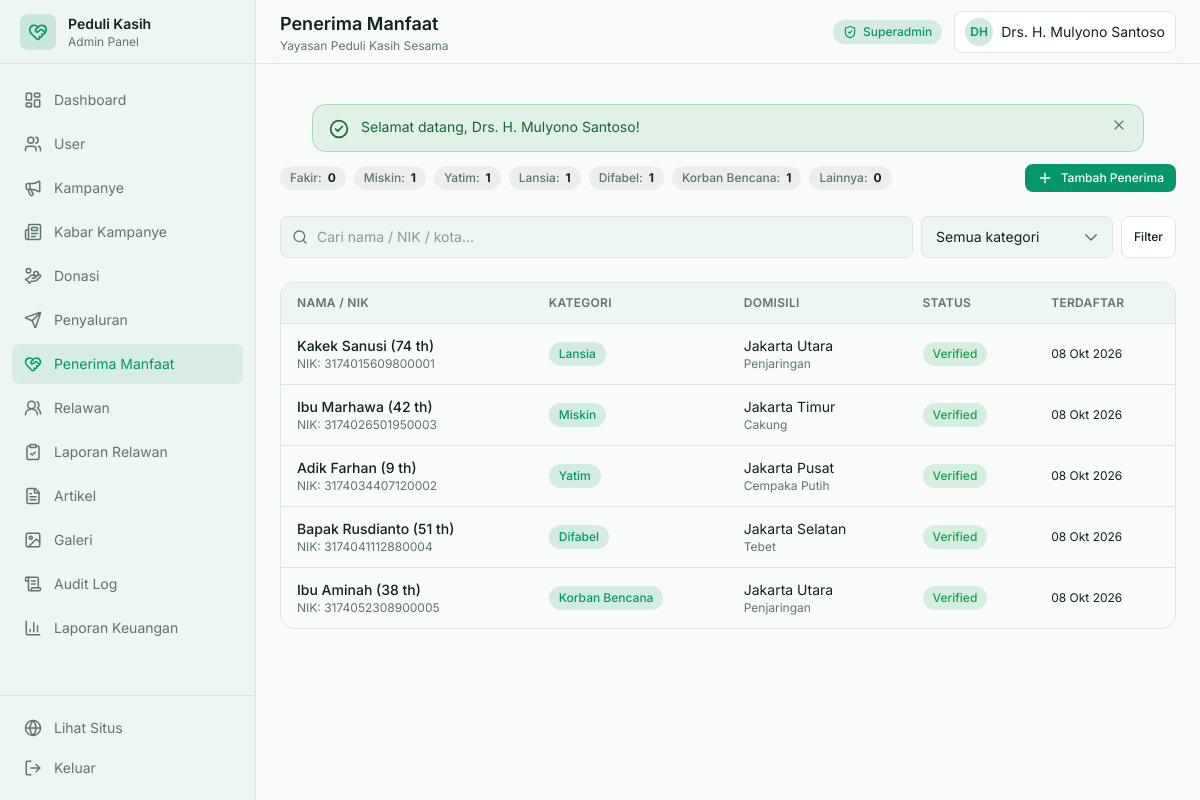
The app's page /admin/beneficiaries (signed in) with its own data.
### tables this page shows
CREATE TABLE `beneficiaries` (
  `id` INT UNSIGNED AUTO_INCREMENT PRIMARY KEY,
  `nik` VARCHAR(30) NOT NULL UNIQUE,
  `name` VARCHAR(150) NOT NULL,
  `category` ENUM('fakir', 'miskin', 'yatim', 'lansia', 'difabel', 'korban_bencana', 'lainnya') NOT NULL,
  `phone` VARCHAR(30) NULL,
  `address` TEXT NOT NULL,
  `village` VARCHAR(100) NULL,
  `district` VARCHAR(100) NULL,
  `city` VARCHAR(100) NOT NULL DEFAULT 'Jakarta',
  `eligibility_status` ENUM('verified', 'pending', 'rejected') NOT NULL DEFAULT 'verified',
  `notes` TEXT NULL,
  `created_at` TIMESTAMP DEFAULT CURRENT_TIMESTAMP,
  `updated_at` TIMESTAMP DEFAULT CURRENT_TIMESTAMP ON UPDATE CURRENT_TIMESTAMP,
  `deleted_at` TIMESTAMP NULL DEFAULT NULL,
  INDEX `idx_category` (`category`),
  INDEX `idx_eligibility` (`eligibility_status`)
);

### app/Core/View.php (called while the page is built, shortened)
<?php
class View
{
    public function render(string $viewPath, array $data = [], ?string $layout = 'public'): string
    {
        $viewFile = __DIR__ . '/../Views/' . str_replace('.', '/', $viewPath) . '.php';
        $layoutName = $data['layout'] ?? $layout;
        extract($data, EXTR_SKIP);
        include $viewFile;
        $content = ob_get_clean();
        if ($layoutName) {
            $layoutFile = __DIR__ . '/../Views/layouts/' . $layoutName . '.php';
            if (file_exists($layoutFile)) {
                return ob_get_clean();
            }
        }
        return $content;
    }
}

### app/Controllers/AdminController.php (called while the page is built, shortened)
<?php
class AdminController extends Controller
{
    public function beneficiaries(): void
    {
        $model = new Beneficiary();
        $filters = [
            'category' => (string) ($this->input('kategori') ?? ''),
            'search'   => (string) ($this->input('q') ?? ''),
        ];
        $this->render('admin/beneficiaries', [
            'title'        => 'Penerima Manfaat',
            'beneficiaries'=> $model->all(array_filter($filters)),
            'byCategory'   => $model->countByCategory(),
            'categories'   => Beneficiary::categoryLabels(),
            'filters'      => $filters,
        ]);
    }
}

### public/index.php (called while the page is built, shortened)
<?php
$scriptName = str_replace('\\', '/', $_SERVER['SCRIPT_NAME'] ?? '/index.php');
$basePath = rtrim(dirname($scriptName), '/');
$uri = parse_url($_SERVER['REQUEST_URI'] ?? '/', PHP_URL_PATH) ?: '/';
$path = trim($uri, '/');
$router = new Router();
$router->get('', [\App\Controllers\HomeController::class, 'index']);
$router->get('tentang', [\App\Controllers\HomeController::class, 'about']);
$router->get('kontak', [\App\Controllers\HomeController::class, 'contact']);
$router->get('artikel', [\App\Controllers\ArticleController::class, 'index']);
$router->get('artikel/{slug}', [\App\Controllers\ArticleController::class, 'show']);
$router->get('galeri', [\App\Controllers\GalleryController::class, 'index']);
$router->get('login', [\App\Controllers\AuthController::class, 'showLogin'], 'guest');
$router->post('login', [\App\Controllers\AuthController::class, 'login'], 'guest');
$router->get('register', [\App\Controllers\AuthController::class, 'showRegister'], 'guest');
$router->post('register', [\App\Controllers\AuthController::class, 'register'], 'guest');
$router->get('logout', [\App\Controllers\AuthController::class, 'logout']);
$router->get('campaigns', [\App\Controllers\CampaignController::class, 'index']);
$router->get('campaigns/{id}', [\App\Controllers\CampaignController::class, 'show']);
$router->post('campaigns/{id}/donate', [\App\Controllers\DonationController::class, 'store']);
$router->get('volunteer/events', [\App\Controllers\VolunteerController::class, 'listEvents']);
$router->get('volunteer/events/{id}/register', [\App\Controllers\VolunteerController::class, 'showRegister'], 'auth');
$router->post('volunteer/events/{id}/register', [\App\Controllers\VolunteerController::class, 'register'], 'auth');
$router->get('volunteer/reports', [\App\Controllers\VolunteerController::class, 'myReports'], 'auth');
$router->get('volunteer/events/{id}/report', [\App\Controllers\VolunteerController::class, 'showReport'], 'auth');
$router->post('volunteer/events/{id}/report', [\App\Controllers\VolunteerController::class, 'storeReport'], 'auth');
$router->get('admin', [\App\Controllers\AdminController::class, 'dashboard'], 'admin');
$router->get('admin/dashboard', [\App\Controllers\AdminController::class, 'dashboard'], 'admin');
$router->get('admin/users', [\App\Controllers\AdminController::class, 'users'], 'admin');
$router->post('admin/users/{id}/status', [\App\Controllers\AdminController::class, 'updateUserStatus'], 'admin');
$router->get('admin/campaigns', [\App\Controllers\AdminController::class, 'campaigns'], 'admin');
$router->get('admin/campaigns/create', [\App\Controllers\AdminController::class, 'createCampaign'], 'admin');
$router->post('admin/campaigns', [\App\Controllers\AdminController::class, 'storeCampaign'], 'admin');
$router->get('admin/campaigns/{id}/edit', [\App\Controllers\AdminController::class, 'editCampaign'], 'admin');
$router->post('admin/campaigns/{id}', [\App\Controllers\AdminController::class, 'updateCampaign'], 'admin');
$router->post('admin/campaigns/{id}/delete', [\App\Controllers\AdminController::class, 'deleteCampaign'], 'admin');
$router->get('admin/donations', [\App\Controllers\AdminController::class, 'donations'], 'admin');
$router->post('admin/donations/{id}/verify', [\App\Controllers\AdminController::class, 'verifyDonation'], 'admin');
$router->post('admin/donations/{id}/reject', [\App\Controllers\AdminController::class, 'rejectDonation'], 'admin');
$router->get('admin/disbursements', [\App\Controllers\AdminController::class, 'disbursements'], 'admin');
$router->get('admin/disbursements/create', [\App\Controllers\AdminController::class, 'createDisbursement'], 'admin');
$router->post('admin/disbursements', [\App\Controllers\AdminController::class, 'storeDisbursement'], 'admin');
$router->get('admin/beneficiaries', [\App\Controllers\AdminController::class, 'beneficiaries'], 'admin');
$router->get('admin/beneficiaries/create', [\App\Controllers\AdminController::class, 'createBeneficiary'], 'admin');
$router->post('admin/beneficiaries', [\App\Controllers\AdminController::class, 'storeBeneficiary'], 'admin');
$router->get('admin/volunteers', [\App\Controllers\AdminController::class, 'volunteers'], 'admin');
$router->post('admin/volunteers/{id}/status', [\App\Controllers\AdminController::class, 'updateVolunteerStatus'], 'admin');
$router->get('admin/articles', [\App\Controllers\AdminArticleController::class, 'index'], 'admin');
$router->get('admin/articles/create', [\App\Controllers\AdminArticleController::class, 'create'], 'admin');
$router->post('admin/articles', [\App\Controllers\AdminArticleController::class, 'store'], 'admin');
$router->get('admin/articles/{id}/edit', [\App\Controllers\AdminArticleController::class, 'edit'], 'admin');
$router->post('admin/articles/{id}', [\App\Controllers\AdminArticleController::class, 'update'], 'admin');
$router->post('admin/articles/{id}/delete', [\App\Controllers\AdminArticleController::class, 'destroy'], 'admin');
$router->get('admin/gallery', [\App\Controllers\AdminGalleryController::class, 'index'], 'admin');
$router->post('admin/gallery', [\App\Controllers\AdminGalleryController::class, 'store'], 'admin');
$router->post('admin/gallery/{id}/delete', [\App\Controllers\AdminGalleryController::class, 'destroy'], 'admin');
$router->get('admin/campaign-updates', [\App\Controllers\AdminCampaignUpdateController::class, 'index'], 'admin');
$router->post('admin/campaign-updates', [\App\Controllers\AdminCampaignUpdateController::class, 'store'], 'admin');
$router->post('admin/campaign-updates/{id}/delete', [\App\Controllers\AdminCampaignUpdateController::class, 'destroy'], 'admin');
$router->get('admin/field-reports', [\App\Controllers\AdminFieldReportController::class, 'index'], 'admin');
$router->post('admin/field-reports/{id}/status', [\App\Controllers\AdminFieldReportController::class, 'updateStatus'], 'admin');
$router->get('admin/audit-logs', [\App\Controllers\AdminAuditLogController::class, 'index'], 'admin');
$router->get('admin/reports', [\App\Controllers\ReportController::class, 'financial'], 'admin');
$router->get('admin/reports/download', [\App\Controllers\ReportController::class, 'exportCsv'], 'admin');
$router->get('api/donations/monthly', [\App\Controllers\DonationController::class, 'monthly']);
$router->dispatch($_SERVER['REQUEST_METHOD'] ?? 'GET', $path, $basePath);

### app/Core/Helper.php (called while the page is built, shortened)
<?php
class Helper
{
    public static function e($value): string
    {
        return htmlspecialchars((string) ($value ?? ''), ENT_QUOTES, 'UTF-8');
    }
    public static function tanggal($date, bool $withTime = false): string
    {
        $ts = is_numeric($date) ? (int) $date : strtotime((string) $date);
        $bulan = [1 => 'Jan', 'Feb', 'Mar', 'Apr', 'Mei', 'Jun', 'Jul', 'Agu', 'Sep', 'Okt', 'Nov', 'Des'];
        $out = date('d', $ts) . ' ' . $bulan[(int) date('n', $ts)] . ' ' . date('Y', $ts);
        return $out;
    }
    public static function url(string $path = ''): string
    {
        $base = defined('BASE_URL') ? BASE_URL : '';
        return $base . '/' . ltrim($path, '/');
    }
}

### app/Core/Model.php (called while the page is built, shortened)
<?php
class Model
{
    protected static ?PDO $connection = null;
    protected PDO $pdo;
    public function __construct()
    {
        $this->pdo = self::connection();
    }
    public static function connection(): PDO
    {
        if (self::$connection === null) {
            self::$connection = require __DIR__ . '/../../config/database.php';
        }
        return self::$connection;
    }
    protected function query(string $sql, array $params = []): \PDOStatement
    {
        $stmt = $this->pdo->prepare($sql);
        $stmt->execute($params);
        return $stmt;
    }
    protected function fetchAll(string $sql, array $params = []): array
    {
        return $this->query($sql, $params)->fetchAll();
    }
}

### config/database.php (called while the page is built)
<?php
$host    = getenv('DB_HOST') ?: '127.0.0.1';
$port    = getenv('DB_PORT') ?: '3306';
$name    = getenv('DB_NAME') ?: 'yayasan_pedulikasih';
$user    = getenv('DB_USER') ?: 'root';
$pass    = getenv('DB_PASS') !== false ? getenv('DB_PASS') : '';
$charset = 'utf8mb4';
$dsn = "mysql:host={$host};port={$port};dbname={$name};charset={$charset}";
try {
    $pdo = new PDO($dsn, $user, $pass, [
        PDO::ATTR_ERRMODE            => PDO::ERRMODE_EXCEPTION,
        PDO::ATTR_DEFAULT_FETCH_MODE => PDO::FETCH_ASSOC,
        PDO::ATTR_EMULATE_PREPARES   => false,
        PDO::ATTR_STRINGIFY_FETCHES  => false,
    ]);
    $pdo->exec("SET time_zone = '+07:00'");
    return $pdo;
} catch (PDOException $e) {
    http_response_code(500);
    $safeMessage = htmlspecialchars($e->getMessage(), ENT_QUOTES, 'UTF-8');
    echo '<!doctype html><html lang="id"><head><meta charset="utf-8"><title>Koneksi Database Gagal</title></head>'
        . '<body style="font-family:system-ui,sans-serif;background:#F8FBF9;color:#10231C;padding:3rem;line-height:1.6">'
        . '<h1 style="color:#EF4444">Koneksi database gagal</h1>'
        . '<p style="color:#5E756B">Pastikan MySQL/MariaDB Laragon berjalan dan database <code>yayasan_pedulikasih</code> sudah diimpor dari <code>database.sql</code>.</p>'
        . '<pre style="background:#EEF6F1;border:1px solid #D9E7E0;padding:1rem;border-radius:.75rem;overflow:auto;color:#B91C1C">' . $safeMessage . '</pre>'
        . '</body></html>';
    exit;
}

### app/Models/Beneficiary.php (called while the page is built, shortened)
<?php
class Beneficiary extends Model
{
    public function all(array $filters = []): array
    {
        $sql = 'SELECT * FROM beneficiaries WHERE deleted_at IS NULL';
        $params = [];
        $sql .= ' ORDER BY created_at DESC';
        return $this->fetchAll($sql, $params);
    }
}

### app/Views/admin/beneficiaries.php (the view, shortened to what this page needs)
<?php
$beneficiaries = $beneficiaries ?? [];
$byCategory    = $byCategory ?? [];
$categories    = $categories ?? [];
$filters       = $filters ?? [];
?>
<div class="space-y-6">
    <div class="flex flex-col justify-between gap-4 lg:flex-row lg:items-center">
        <div class="flex flex-wrap gap-2">
            <?php foreach ($categories as $key => $label): ?>
                <span class="badge-muted"><?= $label ?>: <strong class="text-ink"><?= (int) ($byCategory[$key] ?? 0) ?></strong></span>
            <?php endforeach; ?>
        </div>
        <a href="<?= Helper::url('admin/beneficiaries/create') ?>" class="btn-primary btn-sm">
            <i data-lucide="plus" class="h-4 w-4"></i> Tambah Penerima
        </a>
    </div>
    <form method="get" action="<?= Helper::url('admin/beneficiaries') ?>" class="flex flex-col gap-2 sm:flex-row">
        <div class="relative flex-1">
            <input type="search" name="q" class="input pl-9" placeholder="Cari nama / NIK / kota..."
                   value="<?= Helper::e($filters['search'] ?? '') ?>">
        </div>
        <select name="kategori" class="select sm:w-48">
            <option value="">Semua kategori</option>
        </select>
        <button class="btn-outline btn-sm" type="submit">Filter</button>
    </form>
    <div class="table-wrap">
        <table class="table">
            <thead>
                <tr>
                    <th>Nama / NIK</th>
                    <th>Kategori</th>
                    <th>Domisili</th>
                    <th>Status</th>
                    <th>Terdaftar</th>
                </tr>
            </thead>
            <tbody>
                <?php if ($beneficiaries): ?>
                    <?php foreach ($beneficiaries as $b): ?>
                        <tr>
                            <td>
                                <p class="text-sm font-medium text-ink"><?= Helper::e($b['name']) ?></p>
                                <p class="text-xs text-ink-soft">NIK: <?= Helper::e($b['nik']) ?></p>
                            </td>
                            <td><span class="badge-accent"><?= Helper::e($categories[$b['category']] ?? $b['category']) ?></span></td>
                            <td class="text-sm text-ink-soft">
                                <?= Helper::e($b['city']) ?>
                                <?php if (!empty($b['district'])): ?>
                                    <p class="text-xs text-ink-soft"><?= Helper::e($b['district']) ?></p>
                                <?php endif; ?>
                            </td>
                            <td>
                                <span class="<?= $b['eligibility_status'] === 'verified' ? 'badge-success' : ($b['eligibility_status'] === 'pending' ? 'badge-warning' : 'badge-danger') ?>">
                                    <?= ucfirst($b['eligibility_status']) ?>
                                </span>
                            </td>
                            <td class="whitespace-nowrap text-xs text-ink-soft"><?= Helper::tanggal($b['created_at']) ?></td>
                        </tr>
                    <?php endforeach; ?>
                <?php else: ?>
                    <tr><td colspan="5" class="text-center text-ink-soft">Belum ada penerima manfaat.</td></tr>
                <?php endif; ?>
            </tbody>
        </table>
    </div>
</div>

### app/Core/Router.php (shortened to what this page needs)
<?php
class Router
{
    private array $routes = [];
    private function add(string $method, string $pattern, array $handler, ?string $middleware): void
    {
        $this->routes[] = compact('method', 'pattern', 'handler', 'middleware');
    }
    private function compile(string $pattern): string
    {
        $pattern = trim($pattern, '/');
        if ($pattern === '') {
            return '#^$#';
        }
        $regex = preg_replace('#\{([a-zA-Z_][a-zA-Z0-9_]*)\}#', '([^/]+)', $pattern);
        return '#^' . $regex . '/?$#';
    }
    public function dispatch(string $method, string $path, string $basePath = ''): void
    {
        $method = strtoupper($method);
        $path = trim($path, '/');
        foreach ($this->routes as $route) {
            if ($route['method'] !== $method) {
                continue;
            }
            if (!preg_match($this->compile($route['pattern']), $path, $matches)) {
                continue;
            }
            array_shift($matches);
            [$class, $action] = $route['handler'];
            $controller = new $class();
            call_user_func_array([$controller, $action], $matches);
            return;
        }
    }
}

### records on screen
beneficiaries: name "Kakek Sanusi (74 th)", nik "3174015609800001", category "Lansia", city "Jakarta Utara", district "Penjaringan", eligibility_status "Verified", created_at "08 Okt 2026"
beneficiaries: name "Ibu Marhawa (42 th)", nik "3174026501950003", category "Miskin", city "Jakarta Timur", district "Cakung", eligibility_status "Verified", created_at "08 Okt 2026"
beneficiaries: name "Adik Farhan (9 th)", nik "3174034407120002", category "Yatim", city "Jakarta Pusat", district "Cempaka Putih", eligibility_status "Verified", created_at "08 Okt 2026"
beneficiaries: name "Bapak Rusdianto (51 th)", nik "3174041112880004", category "Difabel", city "Jakarta Selatan", district "Tebet", eligibility_status "Verified", created_at "08 Okt 2026"
beneficiaries: name "Ibu Aminah (38 th)", nik "3174052308900005", category "Korban Bencana", city "Jakarta Utara", district "Penjaringan", eligibility_status "Verified", created_at "08 Okt 2026"

### other values on screen
$item['label'] "Dashboard"
$item['label'] "User"
$item['label'] "Kampanye"
$item['label'] "Kabar Kampanye"
$item['label'] "Donasi"
$item['label'] "Penyaluran"
$item['label'] "Penerima Manfaat"
$item['label'] "Relawan"
$item['label'] "Laporan Relawan"
$item['label'] "Artikel"
$item['label'] "Galeri"
$item['label'] "Audit Log"
$item['label'] "Laporan Keuangan"
Helper::e($orgName) "Yayasan Peduli Kasih Sesama"
$label "Fakir"
